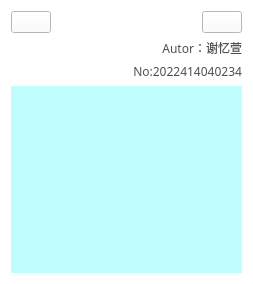
<?xml version="1.0" encoding="UTF-8"?>
<ui version="4.0">
 <class>MasterView</class>
 <widget class="QWidget" name="MasterView">
  <property name="geometry">
   <rect>
    <x>0</x>
    <y>0</y>
    <width>253</width>
    <height>284</height>
   </rect>
  </property>
  <property name="windowTitle">
   <string>MasterView</string>
  </property>
  <property name="styleSheet">
   <string notr="true">background-color: rgb(255, 255, 255);</string>
  </property>
  <layout class="QVBoxLayout" name="verticalLayout">
   <item>
    <layout class="QHBoxLayout" name="horizontalLayout">
     <item>
      <widget class="QPushButton" name="btBlack">
       <property name="styleSheet">
        <string notr="true">
border-color: rgb(255, 255, 127);</string>
       </property>
       <property name="text">
        <string/>
       </property>
       <property name="icon">
        <iconset resource="lab4.qrc">
         <normaloff>:/img/return.png</normaloff>:/img/return.png</iconset>
       </property>
      </widget>
     </item>
     <item>
      <spacer name="horizontalSpacer">
       <property name="orientation">
        <enum>Qt::Orientation::Horizontal</enum>
       </property>
       <property name="sizeHint" stdset="0">
        <size>
         <width>40</width>
         <height>20</height>
        </size>
       </property>
      </spacer>
     </item>
     <item>
      <widget class="QLabel" name="labeltitle">
       <property name="styleSheet">
        <string notr="true"/>
       </property>
       <property name="text">
        <string/>
       </property>
      </widget>
     </item>
     <item>
      <spacer name="horizontalSpacer_2">
       <property name="orientation">
        <enum>Qt::Orientation::Horizontal</enum>
       </property>
       <property name="sizeHint" stdset="0">
        <size>
         <width>40</width>
         <height>20</height>
        </size>
       </property>
      </spacer>
     </item>
     <item>
      <widget class="QPushButton" name="btLogout">
       <property name="styleSheet">
        <string notr="true">border-color: rgb(255, 255, 127);</string>
       </property>
       <property name="text">
        <string/>
       </property>
       <property name="icon">
        <iconset resource="lab4.qrc">
         <normaloff>:/img/back.png</normaloff>:/img/back.png</iconset>
       </property>
      </widget>
     </item>
    </layout>
   </item>
   <item>
    <widget class="QLabel" name="label">
     <property name="font">
      <font>
       <family>Microsoft JhengHei UI Light</family>
      </font>
     </property>
     <property name="styleSheet">
      <string notr="true">color: rgb(79, 79, 79);
</string>
     </property>
     <property name="text">
      <string>Autor：谢忆萱</string>
     </property>
     <property name="textFormat">
      <enum>Qt::TextFormat::AutoText</enum>
     </property>
     <property name="alignment">
      <set>Qt::AlignmentFlag::AlignRight|Qt::AlignmentFlag::AlignTrailing|Qt::AlignmentFlag::AlignVCenter</set>
     </property>
    </widget>
   </item>
   <item>
    <widget class="QLabel" name="label_2">
     <property name="font">
      <font>
       <family>Microsoft JhengHei UI Light</family>
      </font>
     </property>
     <property name="styleSheet">
      <string notr="true">color: rgb(79, 79, 79);
</string>
     </property>
     <property name="text">
      <string>No:2022414040234</string>
     </property>
     <property name="textFormat">
      <enum>Qt::TextFormat::AutoText</enum>
     </property>
     <property name="alignment">
      <set>Qt::AlignmentFlag::AlignRight|Qt::AlignmentFlag::AlignTrailing|Qt::AlignmentFlag::AlignVCenter</set>
     </property>
    </widget>
   </item>
   <item>
    <widget class="QStackedWidget" name="stackedWidget">
     <property name="styleSheet">
      <string notr="true">background-color: rgb(190, 255, 253);</string>
     </property>
    </widget>
   </item>
  </layout>
 </widget>
 <resources>
  <include location="lab4.qrc"/>
 </resources>
 <connections/>
</ui>
